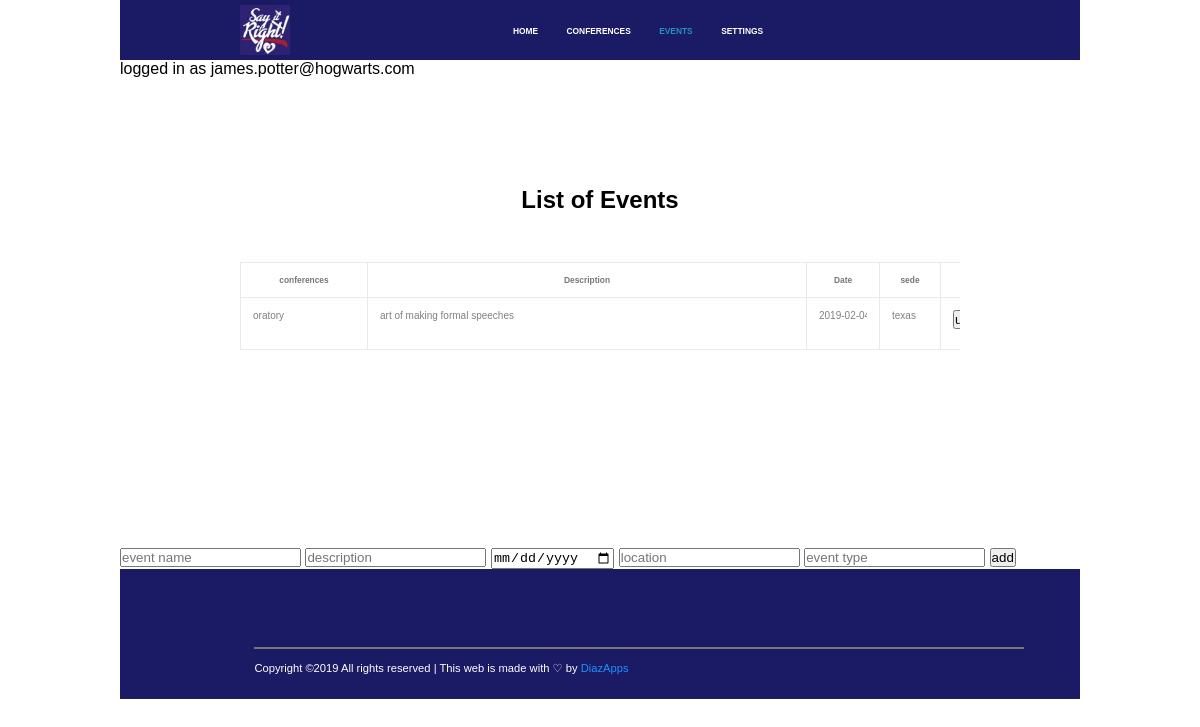
The page /eventtables.php (signed in) on the database its author committed.
### tables this page shows
CREATE TABLE `event` (
  `event_id` int(20) NOT NULL,
  `event_name` varchar(30) NOT NULL,
  `event_type` text NOT NULL,
  `description` varchar(100) NOT NULL,
  `date` date NOT NULL,
  `location` text NOT NULL,
  `user_id` int(20) NOT NULL
);

### eventtables.php (the view, shortened to what this page needs)
<!DOCTYPE html>
<html lang="en">
<head>
	<link rel="stylesheet" href="CSS\SayItRight.css">
</head>
<body>
	<div class="wrapper">
		<div class="start">
				<img src="CSS\images\logo.jpg" height="50" width="50">
				<div class="onlyforli">
				<li><a href="eventhome.php">HOME</a></li>
				<li><a href="conferencetable.php">CONFERENCES</a></li>
				<li><a id="active" href="eventtables.php">EVENTS</a></li>
				<li><a href="settings1.php">SETTINGS</a></li>
				</div>
		</div>
<?php
echo "logged in as ".$_SESSION['email'];
$k=$_SESSION['userid'];
	$user="kiranmai_root";
	$pass="Pkinnu4*";
	$connectionString = "mysql:host=localhost;dbname=kiranmai_SayItRightWebsite";
	$pdo = new PDO($connectionString,$user,$pass);
$sql = "select * from event where event_type='event' and user_id=".$k;
$result = $pdo->query($sql);
echo '
<div class="confercontainer">
	<div class="innerconfercontainer">
		<h1>List of Events</h1>
		<table>
				<tr>
					<th>conferences</th>
					<th>Description</th>
					<th>Date</th>
					<th>sede</th>
					<th>update</th>
					<th>delete</th>
				</tr>';
echo '<form action="" method="POST">';
$i = 1;
while($row=$result->fetch())
{
	echo '<tr><td><input type="text" size="15" style="border: none; color: grey; font-size: 10px" name="event_name'.$i.'" value="'.$row["event_name"].'" ></td>
			  <td><input type="text" size="67" style="border: none; color: grey; font-size: 10px" rows="2" cols="60" name="description'.$i.'" value="'.$row["description"].'" ></td>
		  <td><input type="text" style="border: none; color: grey; font-size: 10px" size="6" name="date'.$i.'" value="'.$row["date"].'"></td>
		  <td><input type="text" style="border: none; color: grey; font-size: 10px" size="4" name="location'.$i.'" value="'.$row["location"].'"></td>
		  <td><input type="submit" name="update'.$i.'" size="5" value="update"></td>
		  <td><input type="submit" name="delete'.$i.'" size="5" value="delete"></td>
		  <td><input type="hidden" name="hide'.$i.'"  value="'.$row["event_id"].'"></td>
		  </tr>';
		  $i++;
};
echo '</form>
</table>
</div>
</div>';
echo "<form method='POST'><input type='text' name='event_name1' placeholder='event name' required>
		  <input type='text' name='description1' placeholder='description' required>
		  <input type='date' name='date1' required>
		  <input type='text' name='location1' placeholder='location' required>
		  <input type='text' name='event_type1' placeholder='event type' required>
		  <input type='submit' name='add' value='add'>
		  </form>";
?>
		<div class="final">
		<hr width="80%" size="0.2" color="#777777">
		<p>Copyright &copy2019 All rights reserved | This web is made with &#x2661 by <spam>DiazApps</spam></p>
		</div>
	</div>
</body>
</html>

### CSS/SayItRight.css (style rules this page uses)
* { margin: 0; padding: 0; overflow-x: hidden; }
h1 { font-size: 200%; font-family: georgia, sans-serif; }
.wrapper { width: 80%; height: auto; margin: auto; font-family: verdana,Arial,sans-serif; }
.start { height: 40px; background-color: #1B1A64; text-align: center; padding: 20px 0px 0px 0px; font-family: sans-serif; }
.start img { position: absolute; top: 5px; left: 20%; display: inline; height: 50px; width: 50px; }
.start li { list-style-type: none; display: inline; padding-right: 2.5%; font-size: 0.7vw; position: relative; left: 50px; font-weight: bold; }
.start a { color: #FFFFFF; text-decoration: none; }
#active { color: #2292C5; }
.final { height: 130px; background-color: #1B1A64; color: #FFFFFF; font-family: sans-serif; font-size: 0.7em; }
.final hr { position: relative; top: 60%; left: 14%; color: #777777; border: 0.5px solid #777777; }
.final p { position: relative; top: 70%; left: 14%; }
.final spam { color: #1E90FF; }
.confercontainer { height: 470px; }
.innerconfercontainer { height: 350px; width: 75%; position: relative; top: 23%; margin: auto; }
.innerconfercontainer h1 { text-align: center; margin-bottom: 4vw; font-size: 2vw; font-family: sans-serif; }
.innerconfercontainer table { border-collapse: collapse; }
.innerconfercontainer th, td { border: 1px solid #EAE9E8; font-size: 0.7vw; color: #777777; padding: 1vw; }
.innerconfercontainer td { vertical-align: top; padding-bottom: 1.7vw; }

### rows shown on the page
event: event_name1 "oratory", description1 "art of making formal speeches", date1 "2019-02-04", location1 "texas"

### other values the page prints
$_SESSION['email'] "james.potter@hogwarts.com"
